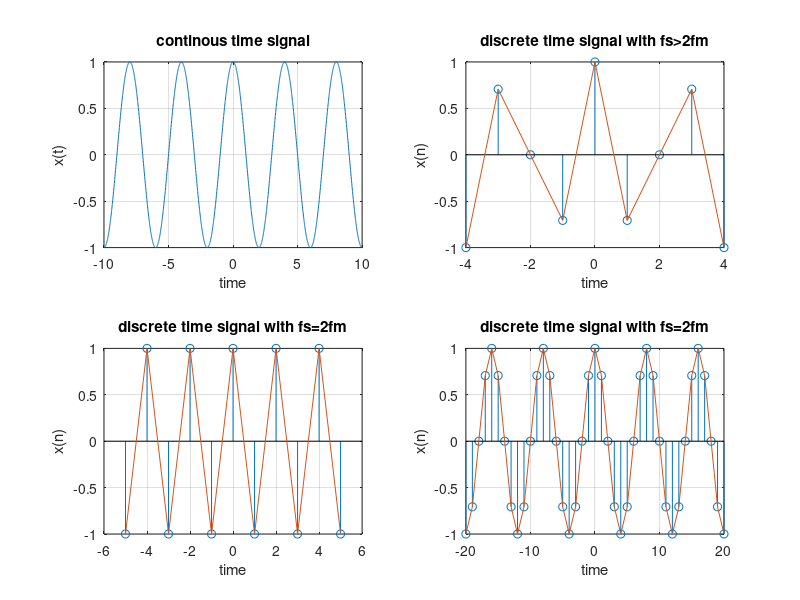

This chart was generated by the following MATLAB code:
clc;  
clear all;  
close all;  

t=-10:.01:10;
T=4;
fm=1/T;
x=cos(2*pi*fm*t);
subplot(2,2,1);
plot (t,x);
xlabel('time');
ylabel('x(t)');
title('continous time signal')
grid;
n1=-4:1:4
fs1=1.6*fm;
fs2=2*fm;
fs3=8*fm;
x1=cos(2*pi*fm/fs1*n1);
subplot(2,2,2);
stem (n1,x1);
xlabel('time');
ylabel('x(n)');
title('discrete time signal with fs>2fm')
hold on 
subplot (2,2,2);
plot(n1,x1)
grid;
n2=-5:1:5;
x2=cos(2*pi*fm/fs2*n2);
subplot(2,2,3);
stem (n2,x2);
xlabel('time');
ylabel('x(n)');
title('discrete time signal with fs=2fm')
hold on 
subplot (2,2,3);
plot(n2,x2)
grid;
n3=-20:1:20;
x3=cos(2*pi*fm/fs3*n3);
subplot(2,2,4);
stem (n3,x3);
xlabel('time');
ylabel('x(n)');
title('discrete time signal with fs=2fm')
hold on 
subplot (2,2,4);
plot(n3,x3)
grid;
